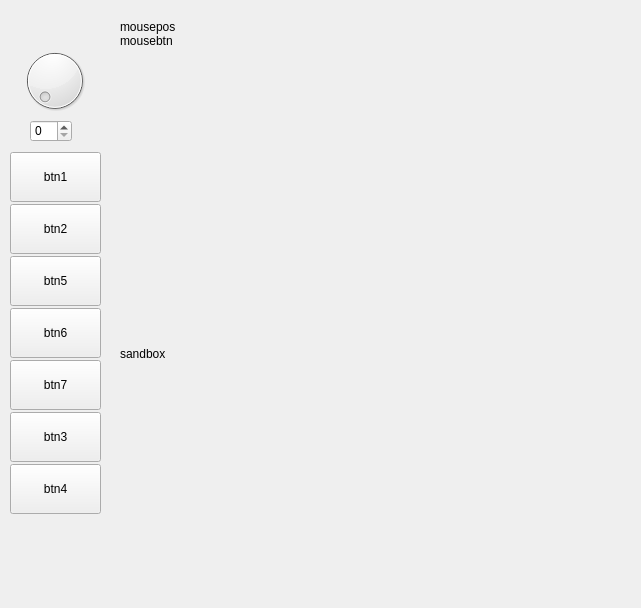
<?xml version="1.0" encoding="UTF-8"?>
<ui version="4.0">
 <class>Form</class>
 <widget class="QWidget" name="Form">
  <property name="geometry">
   <rect>
    <x>0</x>
    <y>0</y>
    <width>641</width>
    <height>608</height>
   </rect>
  </property>
  <property name="windowTitle">
   <string>Form</string>
  </property>
  <widget class="QWidget" name="layoutWidget">
   <property name="geometry">
    <rect>
     <x>10</x>
     <y>150</y>
     <width>91</width>
     <height>371</height>
    </rect>
   </property>
   <layout class="QVBoxLayout" name="verticalLayout_3">
    <property name="spacing">
     <number>0</number>
    </property>
    <item>
     <widget class="QPushButton" name="btn1">
      <property name="sizePolicy">
       <sizepolicy hsizetype="Minimum" vsizetype="Fixed">
        <horstretch>0</horstretch>
        <verstretch>0</verstretch>
       </sizepolicy>
      </property>
      <property name="minimumSize">
       <size>
        <width>0</width>
        <height>50</height>
       </size>
      </property>
      <property name="mouseTracking">
       <bool>true</bool>
      </property>
      <property name="tabletTracking">
       <bool>true</bool>
      </property>
      <property name="text">
       <string>btn1</string>
      </property>
     </widget>
    </item>
    <item>
     <widget class="QPushButton" name="btn2">
      <property name="sizePolicy">
       <sizepolicy hsizetype="Minimum" vsizetype="Fixed">
        <horstretch>0</horstretch>
        <verstretch>0</verstretch>
       </sizepolicy>
      </property>
      <property name="minimumSize">
       <size>
        <width>0</width>
        <height>50</height>
       </size>
      </property>
      <property name="text">
       <string>btn2</string>
      </property>
     </widget>
    </item>
    <item>
     <widget class="QPushButton" name="btn5">
      <property name="sizePolicy">
       <sizepolicy hsizetype="Minimum" vsizetype="Fixed">
        <horstretch>0</horstretch>
        <verstretch>0</verstretch>
       </sizepolicy>
      </property>
      <property name="minimumSize">
       <size>
        <width>0</width>
        <height>50</height>
       </size>
      </property>
      <property name="text">
       <string>btn5</string>
      </property>
     </widget>
    </item>
    <item>
     <widget class="QPushButton" name="btn6">
      <property name="sizePolicy">
       <sizepolicy hsizetype="Minimum" vsizetype="Fixed">
        <horstretch>0</horstretch>
        <verstretch>0</verstretch>
       </sizepolicy>
      </property>
      <property name="minimumSize">
       <size>
        <width>0</width>
        <height>50</height>
       </size>
      </property>
      <property name="text">
       <string>btn6</string>
      </property>
     </widget>
    </item>
    <item>
     <widget class="QPushButton" name="btn7">
      <property name="sizePolicy">
       <sizepolicy hsizetype="Minimum" vsizetype="Fixed">
        <horstretch>0</horstretch>
        <verstretch>0</verstretch>
       </sizepolicy>
      </property>
      <property name="minimumSize">
       <size>
        <width>0</width>
        <height>50</height>
       </size>
      </property>
      <property name="text">
       <string>btn7</string>
      </property>
     </widget>
    </item>
    <item>
     <widget class="QPushButton" name="btn3">
      <property name="sizePolicy">
       <sizepolicy hsizetype="Minimum" vsizetype="Fixed">
        <horstretch>0</horstretch>
        <verstretch>0</verstretch>
       </sizepolicy>
      </property>
      <property name="minimumSize">
       <size>
        <width>0</width>
        <height>50</height>
       </size>
      </property>
      <property name="text">
       <string>btn3</string>
      </property>
     </widget>
    </item>
    <item>
     <widget class="QPushButton" name="btn4">
      <property name="sizePolicy">
       <sizepolicy hsizetype="Minimum" vsizetype="Fixed">
        <horstretch>0</horstretch>
        <verstretch>0</verstretch>
       </sizepolicy>
      </property>
      <property name="minimumSize">
       <size>
        <width>0</width>
        <height>50</height>
       </size>
      </property>
      <property name="text">
       <string>btn4</string>
      </property>
     </widget>
    </item>
   </layout>
  </widget>
  <widget class="QWidget" name="verticalLayoutWidget">
   <property name="geometry">
    <rect>
     <x>120</x>
     <y>20</y>
     <width>502</width>
     <height>619</height>
    </rect>
   </property>
   <layout class="QVBoxLayout" name="vl2">
    <property name="spacing">
     <number>0</number>
    </property>
    <property name="sizeConstraint">
     <enum>QLayout::SetDefaultConstraint</enum>
    </property>
    <item alignment="Qt::AlignVCenter">
     <widget class="QLabel" name="mousepos">
      <property name="mouseTracking">
       <bool>true</bool>
      </property>
      <property name="tabletTracking">
       <bool>true</bool>
      </property>
      <property name="text">
       <string>mousepos</string>
      </property>
     </widget>
    </item>
    <item>
     <widget class="QLabel" name="mousebtn">
      <property name="mouseTracking">
       <bool>true</bool>
      </property>
      <property name="tabletTracking">
       <bool>true</bool>
      </property>
      <property name="text">
       <string>mousebtn</string>
      </property>
     </widget>
    </item>
    <item>
     <spacer name="verticalSpacer_3">
      <property name="orientation">
       <enum>Qt::Vertical</enum>
      </property>
      <property name="sizeType">
       <enum>QSizePolicy::Minimum</enum>
      </property>
      <property name="sizeHint" stdset="0">
       <size>
        <width>20</width>
        <height>20</height>
       </size>
      </property>
     </spacer>
    </item>
    <item>
     <widget class="QLabel" name="sandbox">
      <property name="enabled">
       <bool>true</bool>
      </property>
      <property name="sizePolicy">
       <sizepolicy hsizetype="MinimumExpanding" vsizetype="MinimumExpanding">
        <horstretch>0</horstretch>
        <verstretch>0</verstretch>
       </sizepolicy>
      </property>
      <property name="minimumSize">
       <size>
        <width>450</width>
        <height>300</height>
       </size>
      </property>
      <property name="cursor">
       <cursorShape>PointingHandCursor</cursorShape>
      </property>
      <property name="mouseTracking">
       <bool>true</bool>
      </property>
      <property name="tabletTracking">
       <bool>true</bool>
      </property>
      <property name="text">
       <string>sandbox</string>
      </property>
     </widget>
    </item>
   </layout>
  </widget>
  <widget class="QDial" name="dial">
   <property name="geometry">
    <rect>
     <x>19</x>
     <y>40</y>
     <width>71</width>
     <height>81</height>
    </rect>
   </property>
  </widget>
  <widget class="QSpinBox" name="spinBox">
   <property name="geometry">
    <rect>
     <x>30</x>
     <y>120</y>
     <width>42</width>
     <height>22</height>
    </rect>
   </property>
  </widget>
 </widget>
 <resources/>
 <connections/>
</ui>
